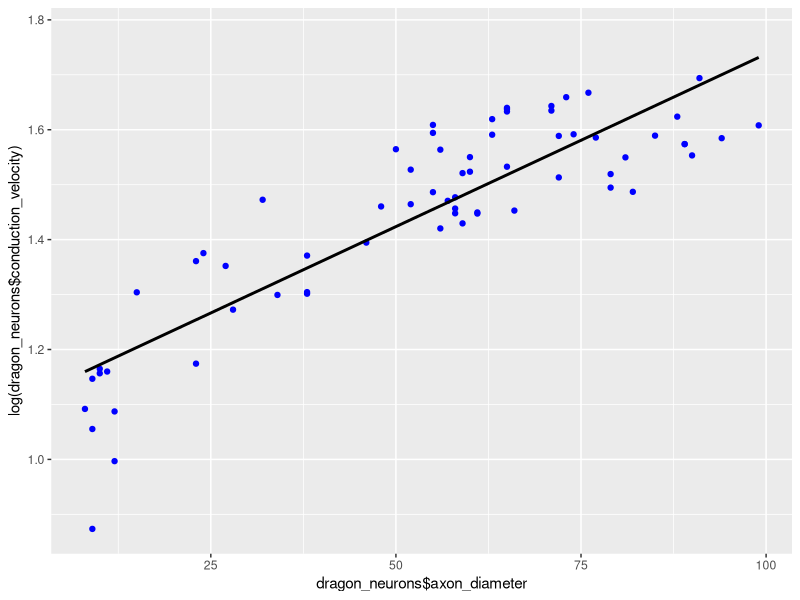
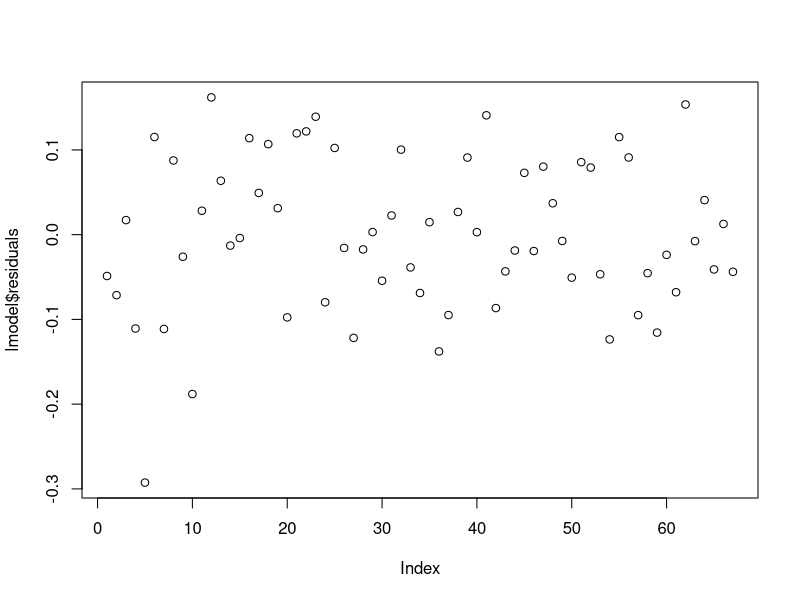
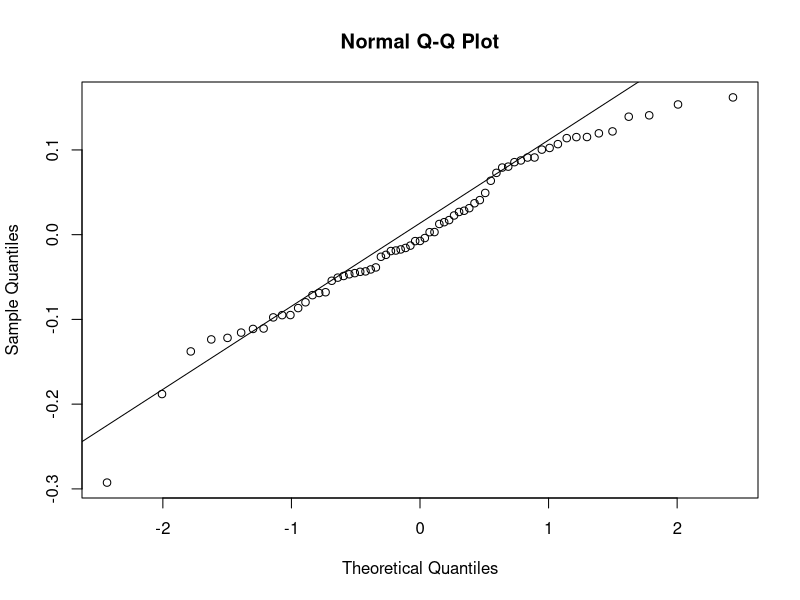
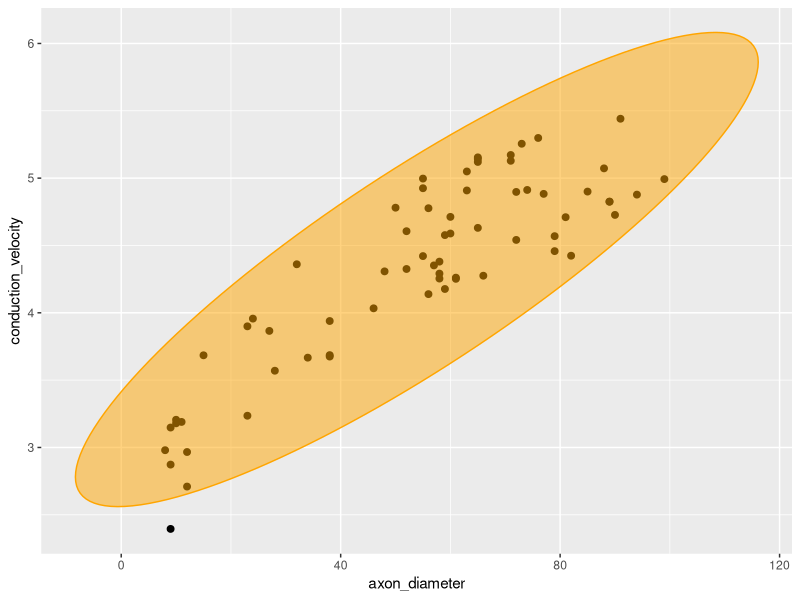

The R source for these figures, in order:
## ---- chunk 1
library(ggplot2)
dragon_neurons <- read.csv('dragon_neurons.csv')
head(dragon_neurons)
## ---- chunk 2
slope<-cor(dragon_neurons$axon_diameter, dragon_neurons$conduction_velocity)*(sd(dragon_neurons$conduction_velocity/dragon_neurons$axon_diameter))
print(slope)
## ---- chunk 3
intercept<-mean(dragon_neurons$conduction_velocity) - (slope*mean(dragon_neurons$axon_diameter))
print(intercept)
## ---- chunk 4
cor(dragon_neurons$axon_diameter, dragon_neurons$conduction_velocity)
## ---- chunk 5
ggplot(dragon_neurons,aes(x = dragon_neurons$axon_diameter, 
                          y = log(dragon_neurons$conduction_velocity))) + geom_point(colour = "blue") +
  geom_smooth(method = "lm", fill=NA, colour = "black")
## ---- chunk 6
lmodel<-lm(log(dragon_neurons$conduction_velocity)~(dragon_neurons$axon_diameter), data = dragon_neurons)
lmodel$coefficients
## ---- chunk 7
plot(x = lmodel$residuals)
## ---- chunk 8
qqnorm(lmodel$residuals)
qqline(lmodel$residuals)
## ---- chunk 9
conduction_velocity<-log(dragon_neurons$conduction_velocity)
dg = data.frame(conduction_velocity, dragon_neurons$axon_diameter)
## ---- chunk 10
library(car)
model = dragon_neurons[c("conduction_velocity","axon_diameter")]
# Ellipse radius from Chi-Sqaure distrubiton
rad  = qchisq(p = 0.95 , df = ncol(model))
# Square root of Chi-Square value
rad  = sqrt(rad)
ellipse <- car::ellipse(center = colMeans(model) , shape = cov(model) , radius = rad ,
                        segments = 150 , draw = FALSE)

ellipse <- as.data.frame(ellipse)
colnames(ellipse) <- colnames(model)

# Create scatter Plot
figure <- ggplot(model , aes(x = axon_diameter , y = conduction_velocity)) +
       geom_point(size = 2) +
       geom_polygon(data = ellipse , fill = "orange" , color = "orange" , alpha = 0.5)
       
# Run and display plot
figure
## ---- chunk 11
d<-mahalanobis(x = model , center = colMeans(model) , cov = cov(model))
cutoff<- qchisq(p = 0.95 , df = 2)
model[d > cutoff, ]
## ---- chunk 12
d[5]
## ---- chunk 13
summary(lmodel)
## ---- chunk 14
summary(lm((dragon_neurons$conduction_velocity)~(dragon_neurons$axon_diameter), data = dragon_neurons))
